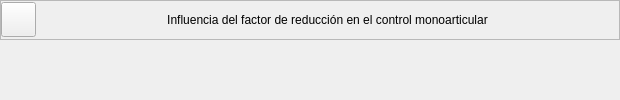
                <widget class="QWidget" name="sk_U3_T1">
                 <layout class="QVBoxLayout" name="verticalLayout_38">
                  <property name="spacing">
                   <number>5</number>
                  </property>
                  <property name="leftMargin">
                   <number>0</number>
                  </property>
                  <property name="topMargin">
                   <number>0</number>
                  </property>
                  <property name="rightMargin">
                   <number>0</number>
                  </property>
                  <property name="bottomMargin">
                   <number>0</number>
                  </property>
                  <item>
                   <widget class="QFrame" name="frame_38">
                    <property name="minimumSize">
                     <size>
                      <width>0</width>
                      <height>35</height>
                     </size>
                    </property>
                    <property name="maximumSize">
                     <size>
                      <width>16777215</width>
                      <height>40</height>
                     </size>
                    </property>
                    <property name="frameShape">
                     <enum>QFrame::StyledPanel</enum>
                    </property>
                    <property name="frameShadow">
                     <enum>QFrame::Raised</enum>
                    </property>
                    <layout class="QHBoxLayout" name="horizontalLayout_17">
                     <property name="spacing">
                      <number>0</number>
                     </property>
                     <property name="sizeConstraint">
                      <enum>QLayout::SetDefaultConstraint</enum>
                     </property>
                     <property name="leftMargin">
                      <number>0</number>
                     </property>
                     <property name="topMargin">
                      <number>0</number>
                     </property>
                     <property name="rightMargin">
                      <number>0</number>
                     </property>
                     <property name="bottomMargin">
                      <number>0</number>
                     </property>
                     <item>
                      <widget class="QPushButton" name="bt_return_13">
                       <property name="minimumSize">
                        <size>
                         <width>35</width>
                         <height>35</height>
                        </size>
                       </property>
                       <property name="maximumSize">
                        <size>
                         <width>35</width>
                         <height>35</height>
                        </size>
                       </property>
                       <property name="text">
                        <string/>
                       </property>
                       <property name="icon">
                        <iconset>
                         <normaloff>resources/images/MainWindow/return.svg</normaloff>resources/images/MainWindow/return.svg</iconset>
                       </property>
                       <property name="iconSize">
                        <size>
                         <width>35</width>
                         <height>35</height>
                        </size>
                       </property>
                      </widget>
                     </item>
                     <item>
                      <spacer name="horizontalSpacer_29">
                       <property name="orientation">
                        <enum>Qt::Horizontal</enum>
                       </property>
                       <property name="sizeHint" stdset="0">
                        <size>
                         <width>131</width>
                         <height>20</height>
                        </size>
                       </property>
                      </spacer>
                     </item>
                     <item>
                      <widget class="QLabel" name="label_16">
                       <property name="text">
                        <string>Influencia del factor de reducción en el control monoarticular</string>
                       </property>
                       <property name="alignment">
                        <set>Qt::AlignCenter</set>
                       </property>
                      </widget>
                     </item>
                     <item>
                      <spacer name="horizontalSpacer_30">
                       <property name="orientation">
                        <enum>Qt::Horizontal</enum>
                       </property>
                       <property name="sizeHint" stdset="0">
                        <size>
                         <width>131</width>
                         <height>20</height>
                        </size>
                       </property>
                      </spacer>
                     </item>
                    </layout>
                   </widget>
                  </item>
                  <item>
                   <widget class="ContenidosTemas" name="U3_T1" native="true"/>
                  </item>
                 </layout>
                </widget>
